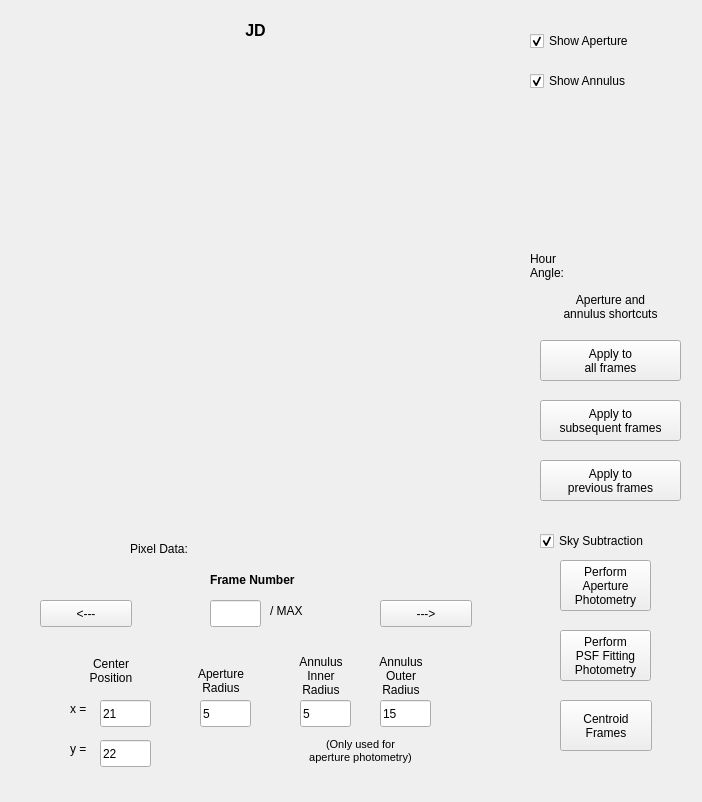
<?xml version="1.0" encoding="UTF-8"?>
<ui version="4.0">
 <class>LoadImageStack_gui</class>
 <widget class="QDialog" name="LoadImageStack_gui">
  <property name="geometry">
   <rect>
    <x>0</x>
    <y>0</y>
    <width>702</width>
    <height>802</height>
   </rect>
  </property>
  <property name="sizePolicy">
   <sizepolicy hsizetype="Preferred" vsizetype="Preferred">
    <horstretch>0</horstretch>
    <verstretch>0</verstretch>
   </sizepolicy>
  </property>
  <property name="windowTitle">
   <string>Image Stack Viewer</string>
  </property>
  <property name="autoFillBackground">
   <bool>false</bool>
  </property>
  <widget class="MPL_Widget" name="plotDock" native="true">
   <property name="geometry">
    <rect>
     <x>10</x>
     <y>40</y>
     <width>491</width>
     <height>491</height>
    </rect>
   </property>
   <property name="sizePolicy">
    <sizepolicy hsizetype="Preferred" vsizetype="Preferred">
     <horstretch>0</horstretch>
     <verstretch>0</verstretch>
    </sizepolicy>
   </property>
   <property name="palette">
    <palette>
     <active>
      <colorrole role="Base">
       <brush brushstyle="SolidPattern">
        <color alpha="255">
         <red>255</red>
         <green>245</green>
         <blue>248</blue>
        </color>
       </brush>
      </colorrole>
      <colorrole role="Window">
       <brush brushstyle="SolidPattern">
        <color alpha="255">
         <red>255</red>
         <green>245</green>
         <blue>248</blue>
        </color>
       </brush>
      </colorrole>
     </active>
     <inactive>
      <colorrole role="Base">
       <brush brushstyle="SolidPattern">
        <color alpha="255">
         <red>255</red>
         <green>245</green>
         <blue>248</blue>
        </color>
       </brush>
      </colorrole>
      <colorrole role="Window">
       <brush brushstyle="SolidPattern">
        <color alpha="255">
         <red>255</red>
         <green>245</green>
         <blue>248</blue>
        </color>
       </brush>
      </colorrole>
     </inactive>
     <disabled>
      <colorrole role="Base">
       <brush brushstyle="SolidPattern">
        <color alpha="255">
         <red>255</red>
         <green>245</green>
         <blue>248</blue>
        </color>
       </brush>
      </colorrole>
      <colorrole role="Window">
       <brush brushstyle="SolidPattern">
        <color alpha="255">
         <red>255</red>
         <green>245</green>
         <blue>248</blue>
        </color>
       </brush>
      </colorrole>
     </disabled>
    </palette>
   </property>
  </widget>
  <widget class="QPushButton" name="rightButton">
   <property name="geometry">
    <rect>
     <x>380</x>
     <y>600</y>
     <width>92</width>
     <height>27</height>
    </rect>
   </property>
   <property name="text">
    <string>---&gt;</string>
   </property>
   <property name="autoDefault">
    <bool>false</bool>
   </property>
  </widget>
  <widget class="QPushButton" name="leftButton">
   <property name="geometry">
    <rect>
     <x>40</x>
     <y>600</y>
     <width>92</width>
     <height>27</height>
    </rect>
   </property>
   <property name="text">
    <string>&lt;---</string>
   </property>
   <property name="autoDefault">
    <bool>false</bool>
   </property>
  </widget>
  <widget class="QLineEdit" name="frameNumberLine">
   <property name="geometry">
    <rect>
     <x>210</x>
     <y>600</y>
     <width>51</width>
     <height>27</height>
    </rect>
   </property>
  </widget>
  <widget class="QLabel" name="maxLabel">
   <property name="geometry">
    <rect>
     <x>270</x>
     <y>600</y>
     <width>41</width>
     <height>21</height>
    </rect>
   </property>
   <property name="text">
    <string>/ MAX</string>
   </property>
  </widget>
  <widget class="QLabel" name="label">
   <property name="geometry">
    <rect>
     <x>210</x>
     <y>570</y>
     <width>121</width>
     <height>20</height>
    </rect>
   </property>
   <property name="font">
    <font>
     <weight>75</weight>
     <bold>true</bold>
    </font>
   </property>
   <property name="text">
    <string>Frame Number</string>
   </property>
  </widget>
  <widget class="QLabel" name="jdLabel">
   <property name="geometry">
    <rect>
     <x>10</x>
     <y>20</y>
     <width>491</width>
     <height>20</height>
    </rect>
   </property>
   <property name="font">
    <font>
     <pointsize>12</pointsize>
     <weight>75</weight>
     <bold>true</bold>
    </font>
   </property>
   <property name="text">
    <string>JD</string>
   </property>
   <property name="alignment">
    <set>Qt::AlignCenter</set>
   </property>
   <property name="indent">
    <number>0</number>
   </property>
  </widget>
  <widget class="QPushButton" name="aperturePhotometryButton">
   <property name="geometry">
    <rect>
     <x>560</x>
     <y>560</y>
     <width>91</width>
     <height>51</height>
    </rect>
   </property>
   <property name="text">
    <string>Perform
Aperture
Photometry</string>
   </property>
   <property name="autoDefault">
    <bool>false</bool>
   </property>
  </widget>
  <widget class="QPushButton" name="psfPhotometryButton">
   <property name="geometry">
    <rect>
     <x>560</x>
     <y>630</y>
     <width>91</width>
     <height>51</height>
    </rect>
   </property>
   <property name="text">
    <string>Perform
PSF Fitting
Photometry</string>
   </property>
   <property name="autoDefault">
    <bool>false</bool>
   </property>
  </widget>
  <widget class="QLineEdit" name="apertureLine">
   <property name="geometry">
    <rect>
     <x>200</x>
     <y>700</y>
     <width>51</width>
     <height>27</height>
    </rect>
   </property>
   <property name="text">
    <string>5</string>
   </property>
  </widget>
  <widget class="QLineEdit" name="innerAnnulusLine">
   <property name="geometry">
    <rect>
     <x>300</x>
     <y>700</y>
     <width>51</width>
     <height>27</height>
    </rect>
   </property>
   <property name="text">
    <string>5</string>
   </property>
  </widget>
  <widget class="QLabel" name="apertureLabel">
   <property name="geometry">
    <rect>
     <x>190</x>
     <y>660</y>
     <width>62</width>
     <height>41</height>
    </rect>
   </property>
   <property name="text">
    <string>Aperture
Radius</string>
   </property>
   <property name="alignment">
    <set>Qt::AlignCenter</set>
   </property>
  </widget>
  <widget class="QLabel" name="innerAnnulusLabel">
   <property name="geometry">
    <rect>
     <x>290</x>
     <y>650</y>
     <width>62</width>
     <height>51</height>
    </rect>
   </property>
   <property name="text">
    <string>Annulus
Inner
Radius</string>
   </property>
   <property name="alignment">
    <set>Qt::AlignCenter</set>
   </property>
  </widget>
  <widget class="QLabel" name="annulusNoteLabel">
   <property name="geometry">
    <rect>
     <x>290</x>
     <y>730</y>
     <width>141</width>
     <height>41</height>
    </rect>
   </property>
   <property name="font">
    <font>
     <pointsize>8</pointsize>
    </font>
   </property>
   <property name="text">
    <string>(Only used for
aperture photometry)</string>
   </property>
   <property name="alignment">
    <set>Qt::AlignCenter</set>
   </property>
  </widget>
  <widget class="QLineEdit" name="outerAnnulusLine">
   <property name="geometry">
    <rect>
     <x>380</x>
     <y>700</y>
     <width>51</width>
     <height>27</height>
    </rect>
   </property>
   <property name="text">
    <string>15</string>
   </property>
  </widget>
  <widget class="QLabel" name="outerAnnulusLabel">
   <property name="geometry">
    <rect>
     <x>370</x>
     <y>650</y>
     <width>62</width>
     <height>51</height>
    </rect>
   </property>
   <property name="text">
    <string>Annulus
Outer
Radius</string>
   </property>
   <property name="alignment">
    <set>Qt::AlignCenter</set>
   </property>
  </widget>
  <widget class="QLabel" name="centerLabel">
   <property name="geometry">
    <rect>
     <x>80</x>
     <y>650</y>
     <width>62</width>
     <height>41</height>
    </rect>
   </property>
   <property name="text">
    <string>Center
Position</string>
   </property>
   <property name="alignment">
    <set>Qt::AlignCenter</set>
   </property>
  </widget>
  <widget class="QLabel" name="xLabel">
   <property name="geometry">
    <rect>
     <x>70</x>
     <y>700</y>
     <width>21</width>
     <height>17</height>
    </rect>
   </property>
   <property name="text">
    <string>x =</string>
   </property>
  </widget>
  <widget class="QLabel" name="yLabel">
   <property name="geometry">
    <rect>
     <x>70</x>
     <y>740</y>
     <width>21</width>
     <height>17</height>
    </rect>
   </property>
   <property name="text">
    <string>y =</string>
   </property>
  </widget>
  <widget class="QLineEdit" name="xLine">
   <property name="geometry">
    <rect>
     <x>100</x>
     <y>700</y>
     <width>51</width>
     <height>27</height>
    </rect>
   </property>
   <property name="text">
    <string>21</string>
   </property>
  </widget>
  <widget class="QLineEdit" name="yLine">
   <property name="geometry">
    <rect>
     <x>100</x>
     <y>740</y>
     <width>51</width>
     <height>27</height>
    </rect>
   </property>
   <property name="text">
    <string>22</string>
   </property>
  </widget>
  <widget class="QCheckBox" name="apertureCheckbox">
   <property name="geometry">
    <rect>
     <x>530</x>
     <y>30</y>
     <width>121</width>
     <height>22</height>
    </rect>
   </property>
   <property name="text">
    <string>Show Aperture</string>
   </property>
   <property name="checked">
    <bool>true</bool>
   </property>
  </widget>
  <widget class="QCheckBox" name="annulusCheckbox">
   <property name="geometry">
    <rect>
     <x>530</x>
     <y>70</y>
     <width>121</width>
     <height>22</height>
    </rect>
   </property>
   <property name="text">
    <string>Show Annulus</string>
   </property>
   <property name="checked">
    <bool>true</bool>
   </property>
  </widget>
  <widget class="QPushButton" name="allButton">
   <property name="geometry">
    <rect>
     <x>540</x>
     <y>340</y>
     <width>141</width>
     <height>41</height>
    </rect>
   </property>
   <property name="text">
    <string>Apply to
all frames</string>
   </property>
   <property name="autoDefault">
    <bool>false</bool>
   </property>
  </widget>
  <widget class="QPushButton" name="subsequentButton">
   <property name="geometry">
    <rect>
     <x>540</x>
     <y>400</y>
     <width>141</width>
     <height>41</height>
    </rect>
   </property>
   <property name="text">
    <string>Apply to
subsequent frames</string>
   </property>
   <property name="autoDefault">
    <bool>false</bool>
   </property>
  </widget>
  <widget class="QPushButton" name="previousButton">
   <property name="geometry">
    <rect>
     <x>540</x>
     <y>460</y>
     <width>141</width>
     <height>41</height>
    </rect>
   </property>
   <property name="text">
    <string>Apply to
previous frames</string>
   </property>
   <property name="autoDefault">
    <bool>false</bool>
   </property>
  </widget>
  <widget class="QLabel" name="shortcutLabel">
   <property name="geometry">
    <rect>
     <x>540</x>
     <y>286</y>
     <width>141</width>
     <height>41</height>
    </rect>
   </property>
   <property name="text">
    <string>Aperture and
annulus shortcuts</string>
   </property>
   <property name="alignment">
    <set>Qt::AlignCenter</set>
   </property>
  </widget>
  <widget class="QCheckBox" name="skySubtractionCheckbox">
   <property name="geometry">
    <rect>
     <x>540</x>
     <y>530</y>
     <width>131</width>
     <height>22</height>
    </rect>
   </property>
   <property name="text">
    <string>Sky Subtraction</string>
   </property>
   <property name="checked">
    <bool>true</bool>
   </property>
  </widget>
  <widget class="QPushButton" name="centroidButton">
   <property name="geometry">
    <rect>
     <x>560</x>
     <y>700</y>
     <width>92</width>
     <height>51</height>
    </rect>
   </property>
   <property name="text">
    <string>Centroid
Frames</string>
   </property>
   <property name="autoDefault">
    <bool>false</bool>
   </property>
  </widget>
  <widget class="MPL_Widget" name="compassDock" native="true">
   <property name="geometry">
    <rect>
     <x>530</x>
     <y>100</y>
     <width>141</width>
     <height>141</height>
    </rect>
   </property>
   <property name="sizePolicy">
    <sizepolicy hsizetype="Preferred" vsizetype="Preferred">
     <horstretch>0</horstretch>
     <verstretch>0</verstretch>
    </sizepolicy>
   </property>
   <property name="palette">
    <palette>
     <active>
      <colorrole role="Base">
       <brush brushstyle="SolidPattern">
        <color alpha="255">
         <red>255</red>
         <green>245</green>
         <blue>248</blue>
        </color>
       </brush>
      </colorrole>
      <colorrole role="Window">
       <brush brushstyle="SolidPattern">
        <color alpha="255">
         <red>255</red>
         <green>245</green>
         <blue>248</blue>
        </color>
       </brush>
      </colorrole>
     </active>
     <inactive>
      <colorrole role="Base">
       <brush brushstyle="SolidPattern">
        <color alpha="255">
         <red>255</red>
         <green>245</green>
         <blue>248</blue>
        </color>
       </brush>
      </colorrole>
      <colorrole role="Window">
       <brush brushstyle="SolidPattern">
        <color alpha="255">
         <red>255</red>
         <green>245</green>
         <blue>248</blue>
        </color>
       </brush>
      </colorrole>
     </inactive>
     <disabled>
      <colorrole role="Base">
       <brush brushstyle="SolidPattern">
        <color alpha="255">
         <red>255</red>
         <green>245</green>
         <blue>248</blue>
        </color>
       </brush>
      </colorrole>
      <colorrole role="Window">
       <brush brushstyle="SolidPattern">
        <color alpha="255">
         <red>255</red>
         <green>245</green>
         <blue>248</blue>
        </color>
       </brush>
      </colorrole>
     </disabled>
    </palette>
   </property>
  </widget>
  <widget class="QLabel" name="hourAngleLabel">
   <property name="geometry">
    <rect>
     <x>580</x>
     <y>260</y>
     <width>91</width>
     <height>20</height>
    </rect>
   </property>
   <property name="text">
    <string/>
   </property>
  </widget>
  <widget class="QLabel" name="label_2">
   <property name="geometry">
    <rect>
     <x>530</x>
     <y>250</y>
     <width>51</width>
     <height>31</height>
    </rect>
   </property>
   <property name="text">
    <string>Hour
Angle:</string>
   </property>
  </widget>
  <widget class="QLabel" name="matshowLabel">
   <property name="geometry">
    <rect>
     <x>210</x>
     <y>540</y>
     <width>201</width>
     <height>20</height>
    </rect>
   </property>
   <property name="text">
    <string/>
   </property>
  </widget>
  <widget class="QLabel" name="label_3">
   <property name="geometry">
    <rect>
     <x>130</x>
     <y>540</y>
     <width>81</width>
     <height>17</height>
    </rect>
   </property>
   <property name="text">
    <string>Pixel Data:</string>
   </property>
  </widget>
 </widget>
 <customwidgets>
  <customwidget>
   <class>MPL_Widget</class>
   <extends>QWidget</extends>
   <header>mpl_pyqt4_widget</header>
   <container>1</container>
  </customwidget>
 </customwidgets>
 <resources/>
 <connections/>
</ui>
